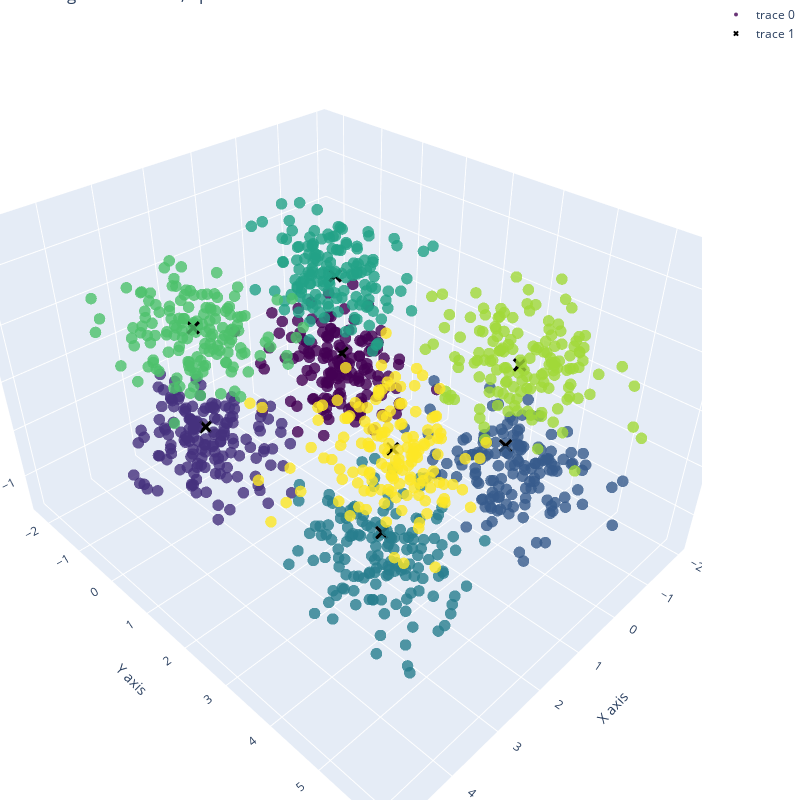

The notebook cell this image was saved under:
### Code cell
som_cube = SOM(4, 2, 3)
som_cube.train(X=cube_arr, epoch=40, width=0.3, learningRate=0.1)
plotResults(som_cube, cube, 3, f"Neighborhood = {1}, epoch = {10}", True)

### Figure 1 — Plotly figure (JSON) as saved in the notebook; plotly's stock layout.template omitted (floating-point values rounded to 4 significant figures; data arrays with more than 128 entries replaced by an {"elided": "..."} marker saying what was removed)
{"data": [{"marker": {"color": {"elided": "1200 int values"}, "colorscale": [[0.0, "#440154"], [0.1111, "#482878"], [0.2222, "#3e4989"], [0.3333, "#31688e"], [0.4444, "#26828e"], [0.5556, "#1f9e89"], [0.6667, "#35b779"], [0.7778, "#6ece58"], [0.8889, "#b5de2b"], [1.0, "#fde725"]], "opacity": 0.8, "size": 4}, "mode": "markers", "x": {"elided": "1200 float values"}, "y": {"elided": "1200 float values"}, "z": {"elided": "1200 float values"}, "type": "scatter3d"}, {"marker": {"color": "black", "opacity": 1, "size": 5, "symbol": "x"}, "mode": "markers", "x": [2.865, 2.957, 3.009, 3.03, -0.07267, 0.1296, -0.202, 0.01908], "y": [3.895, 4.134, -0.0856, -0.005488, 3.875, 4.091, -0.04096, 0.02568], "z": [0.3315, 2.049, 2.141, 0.259, 0.2864, 2.048, 0.2466, 1.975], "type": "scatter3d"}], "layout": {"margin": {"l": 0, "r": 0, "b": 0, "t": 0}, "title": {"text": "Neighborhood = 1, epoch = 10"}, "width": 800, "height": 800, "scene": {"xaxis": {"title": {"text": "X axis"}}, "yaxis": {"title": {"text": "Y axis"}}, "zaxis": {"title": {"text": "Z axis"}}}}}
